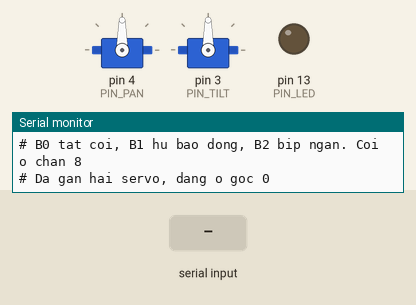
A sketch run on a simulated Arduino Uno, built with avr-gcc and run on an emulated ATmega328P. On the bench: 2 × servo, output pins drawn as LEDs (lit = HIGH), the last lines printed to the serial monitor. Inputs (shaded band) come from the test bench.

Above: at 1.5 s.
1.6 s: "A,45\n" received over Serial
At 2.5 s:
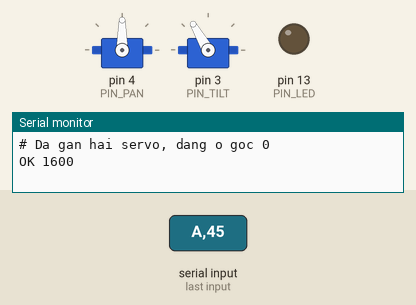
3.1 s: "U,45\n" received over Serial
At 3.6 s:
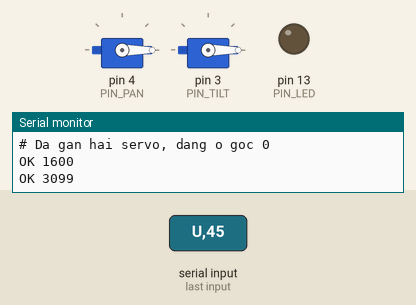
4.6 s: "H90\n" received over Serial
At 5.8 s:
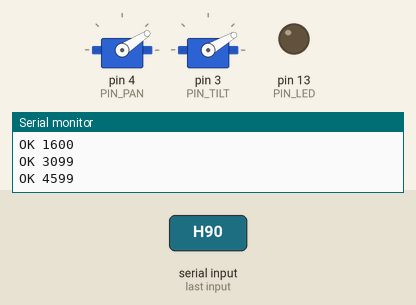
6.1 s: "H,45\n" received over Serial
At 7.1 s:
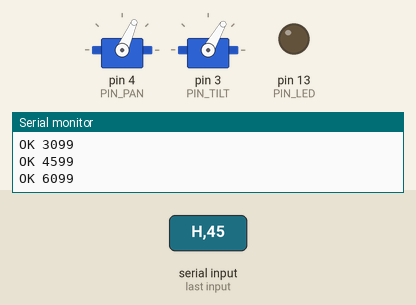
7.6 s: "H\n" received over Serial
At 8.2 s:
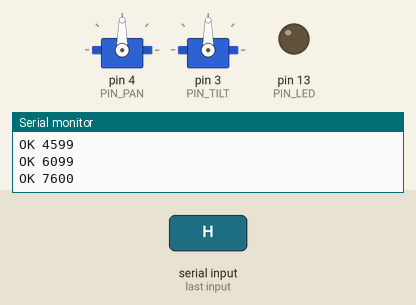
Timing chart, 0 to 10.1 s (numbered marks = the images above; inputs shaded):
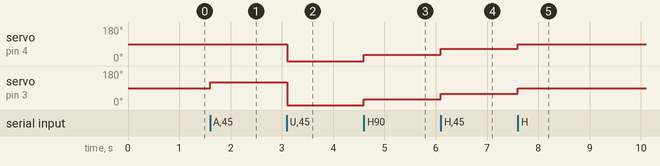

The sketch:

arduino_pantilt.ino
```cpp
#include <Servo.h>

const int PIN_PAN  = 4;
const int PIN_TILT = 3;
const int PIN_LED  = 13;
const int PIN_COI  = 8;

const unsigned int COI_F_MIN = 600;
const unsigned int COI_F_MAX = 1400;
const unsigned long COI_CHU_KY_MS = 700;

bool coiBat = false;
unsigned long coiMocMs = 0;
unsigned long coiBipTat = 0;

void coiCapNhat() {
  unsigned long now = millis();

  if (coiBipTat) {
    if (now >= coiBipTat) { noTone(PIN_COI); coiBipTat = 0; }
    return;
  }
  if (!coiBat) return;

  unsigned long pha = (now - coiMocMs) % COI_CHU_KY_MS;
  unsigned long nua = COI_CHU_KY_MS / 2;
  unsigned int f;
  if (pha < nua) f = COI_F_MIN + (COI_F_MAX - COI_F_MIN) * pha / nua;
  else           f = COI_F_MAX - (COI_F_MAX - COI_F_MIN) * (pha - nua) / nua;
  tone(PIN_COI, f);
}

void coiDat(bool bat) {
  coiBat = bat;
  coiBipTat = 0;
  if (bat) coiMocMs = millis();
  else     noTone(PIN_COI);
}

void coiBip(unsigned int f, unsigned long ms) {
  coiBat = false;
  tone(PIN_COI, f);
  coiBipTat = millis() + ms;
}

const int US_MIN = 500;
const int US_MAX = 2500;

const float DEG_SPAN_PAN  = 163.8;
const float DEG_SPAN_TILT = 180.0;

float panMin  = -81.0, panMax  =  81.0;
float tiltMin = -75.0, tiltMax =  75.0;

const float MAX_STEP_DEG = 30.0;

const bool TILT_DAO_DAU = false;
const bool PAN_DAO_DAU  = false;

Servo sPan, sTilt;
float curPan = 0.0, curTilt = 0.0;
bool  enabled = false;

char    buf[48];
uint8_t bufLen = 0;

float clampf(float v, float lo, float hi) {
  return v < lo ? lo : (v > hi ? hi : v);
}

int degToUs(float deg, bool dao, float span) {
  if (dao) deg = -deg;
  float u = (deg + span * 0.5) / span;
  u = u < 0.0 ? 0.0 : (u > 1.0 ? 1.0 : u);
  return (int)(US_MIN + u * (US_MAX - US_MIN));
}

float usToDeg(int us, bool dao, float span) {
  float d = (float)(us - US_MIN) / (US_MAX - US_MIN) * span - span * 0.5;
  return dao ? -d : d;
}

bool parse2f(char *s, float *a, float *b) {
  char *comma = strchr(s, ',');
  if (!comma) return false;
  *comma = '\0';
  *a = atof(s);
  *b = atof(comma + 1);
  return true;
}

bool parse4f(char *s, float *a, float *b, float *c, float *d) {
  char *p1 = strchr(s, ',');       if (!p1) return false; *p1 = '\0';
  char *p2 = strchr(p1 + 1, ',');  if (!p2) return false; *p2 = '\0';
  char *p3 = strchr(p2 + 1, ',');  if (!p3) return false; *p3 = '\0';
  *a = atof(s); *b = atof(p1 + 1); *c = atof(p2 + 1); *d = atof(p3 + 1);
  return true;
}

void applyAngles(float p, float t) {
  p = clampf(p, panMin,  panMax);
  t = clampf(t, tiltMin, tiltMax);

  if (fabs(p - curPan)  > MAX_STEP_DEG)
    p = curPan  + (p > curPan  ? MAX_STEP_DEG : -MAX_STEP_DEG);
  if (fabs(t - curTilt) > MAX_STEP_DEG)
    t = curTilt + (t > curTilt ? MAX_STEP_DEG : -MAX_STEP_DEG);

  curPan = p;  curTilt = t;
  if (enabled) {
    sPan.writeMicroseconds(degToUs(curPan, PAN_DAO_DAU, DEG_SPAN_PAN));
    sTilt.writeMicroseconds(degToUs(curTilt, TILT_DAO_DAU, DEG_SPAN_TILT));
  }
}

void enableServos(bool on) {
  enabled = on;
  if (on) {
    sPan.writeMicroseconds(degToUs(curPan, PAN_DAO_DAU, DEG_SPAN_PAN));
    sTilt.writeMicroseconds(degToUs(curTilt, TILT_DAO_DAU, DEG_SPAN_TILT));
  }
}

void quetCham(Servo &sv, const char *ten) {
  Serial.print(F("QUET ")); Serial.println(ten);
  for (int us = 1500; us <= 1800; us += 5) { sv.writeMicroseconds(us); delay(20); }
  for (int us = 1800; us >= 1200; us -= 5) { sv.writeMicroseconds(us); delay(20); }
  for (int us = 1200; us <= 1500; us += 5) { sv.writeMicroseconds(us); delay(20); }
}

void sendOk() {
  Serial.print(F("OK "));
  Serial.println(millis());
}

void sendStatus() {
  Serial.print(F("ST p="));  Serial.print(curPan, 2);
  Serial.print(F(" t="));    Serial.print(curTilt, 2);
  Serial.print(F(" up="));   Serial.print(degToUs(curPan, PAN_DAO_DAU, DEG_SPAN_PAN));
  Serial.print(F(" ut="));   Serial.print(degToUs(curTilt, TILT_DAO_DAU, DEG_SPAN_TILT));
  Serial.print(F(" en="));   Serial.println(enabled ? 1 : 0);
}

void handleLine(char *s) {
  switch (s[0]) {

    case 'A': {
      float p, t;
      if (parse2f(s + 1, &p, &t)) { applyAngles(p, t); sendOk(); }
      else Serial.println(F("ER cu phap A"));
      break;
    }

    case 'U': {
      float up, ut;
      if (parse2f(s + 1, &up, &ut)) {
        int iu = constrain((int)up, US_MIN, US_MAX);
        int it = constrain((int)ut, US_MIN, US_MAX);
        if (enabled) {
          sPan.writeMicroseconds(iu);
          sTilt.writeMicroseconds(it);
        }
        curPan  = usToDeg(iu, PAN_DAO_DAU,  DEG_SPAN_PAN);
        curTilt = usToDeg(it, TILT_DAO_DAU, DEG_SPAN_TILT);
        sendOk();
      } else Serial.println(F("ER cu phap U"));
      break;
    }

    case 'H': applyAngles(0.0, 0.0); sendOk(); break;
    case 'E': enableServos(true);    sendOk(); break;
    case 'D': enableServos(false);   sendOk(); break;
    case 'S': sendStatus();                    break;

    case 'L':
      digitalWrite(PIN_LED, s[1] == '1' ? HIGH : LOW);
      sendOk();
      break;

    case 'B':
      if      (s[1] == '1') coiDat(true);
      else if (s[1] == '2') coiBip(2000, 120);
      else                  coiDat(false);
      sendOk();
      break;

    case 'Z': {
      float n = atof(s + 1);
      digitalWrite(PIN_LED, HIGH);
      applyAngles(curPan + n, curTilt);
      Serial.print(F("OK ")); Serial.print(millis());
      Serial.print(F(" STEP ")); Serial.println(n, 2);
      delay(400);
      digitalWrite(PIN_LED, LOW);
      break;
    }

    case 'Q': {
      if (s[1] == '1') quetCham(sTilt, "TILT chan 3");
      else             quetCham(sPan,  "PAN chan 4");
      sendOk();
      break;
    }

    case 'C': {
      float a, b, c, d;
      if (parse4f(s + 1, &a, &b, &c, &d)) {
        panMin = a; panMax = b; tiltMin = c; tiltMax = d;
        sendOk();
      } else Serial.println(F("ER cu phap C"));
      break;
    }

    default:
      Serial.println(F("ER lenh la"));
  }
}

void setup() {
  Serial.begin(115200);
  pinMode(PIN_LED, OUTPUT);
  digitalWrite(PIN_LED, LOW);
  pinMode(PIN_COI, OUTPUT);
  noTone(PIN_COI);
  delay(300);

  Serial.println(F("# Arduino Uno R3 pan-tilt san sang"));
  Serial.println(F("# Lenh: A<p>,<t>  U<us>,<us>  H  E  D  S  Z<n>  L<0|1>  B<0|1|2>  C<..>"));
  Serial.println(F("# Chan: pan=4 tilt=3 led=13"));
  Serial.println(F("# Q0 quet cham pan, Q1 quet cham tilt"));
  Serial.println(F("# B0 tat coi, B1 hu bao dong, B2 bip ngan. Coi o chan 8"));

  sPan.attach(PIN_PAN,   US_MIN, US_MAX);
  sTilt.attach(PIN_TILT, US_MIN, US_MAX);
  sPan.writeMicroseconds(degToUs(0.0, PAN_DAO_DAU,  DEG_SPAN_PAN));
  sTilt.writeMicroseconds(degToUs(0.0, TILT_DAO_DAU, DEG_SPAN_TILT));
  enabled = true;
  Serial.println(F("# Da gan hai servo, dang o goc 0"));
}

void loop() {
  while (Serial.available()) {
    char c = Serial.read();
    if (c == '\n' || c == '\r') {
      if (bufLen > 0) {
        buf[bufLen] = '\0';
        handleLine(buf);
        bufLen = 0;
      }
    } else if (bufLen < sizeof(buf) - 1) {
      buf[bufLen++] = c;
    }
  }
  coiCapNhat();
}
```

Measured:
- after the input at 1.6 s, servo on pin 3 (PIN_TILT): 90° → 120° at once
- after the input at 3.1 s, servo on pin 4 (PIN_PAN): 90° → 0° at once; servo on pin 3 (PIN_TILT): 120° → 0° at once
- after the input at 4.6 s, servo on pin 4 (PIN_PAN): 0° → 33° at once; servo on pin 3 (PIN_TILT): 0° → 30° at once
- after the input at 6.1 s, servo on pin 4 (PIN_PAN): 33° → 66° at once; servo on pin 3 (PIN_TILT): 30° → 60° at once
- after the input at 7.6 s, servo on pin 4 (PIN_PAN): 66° → 90° at once; servo on pin 3 (PIN_TILT): 60° → 90° at once
